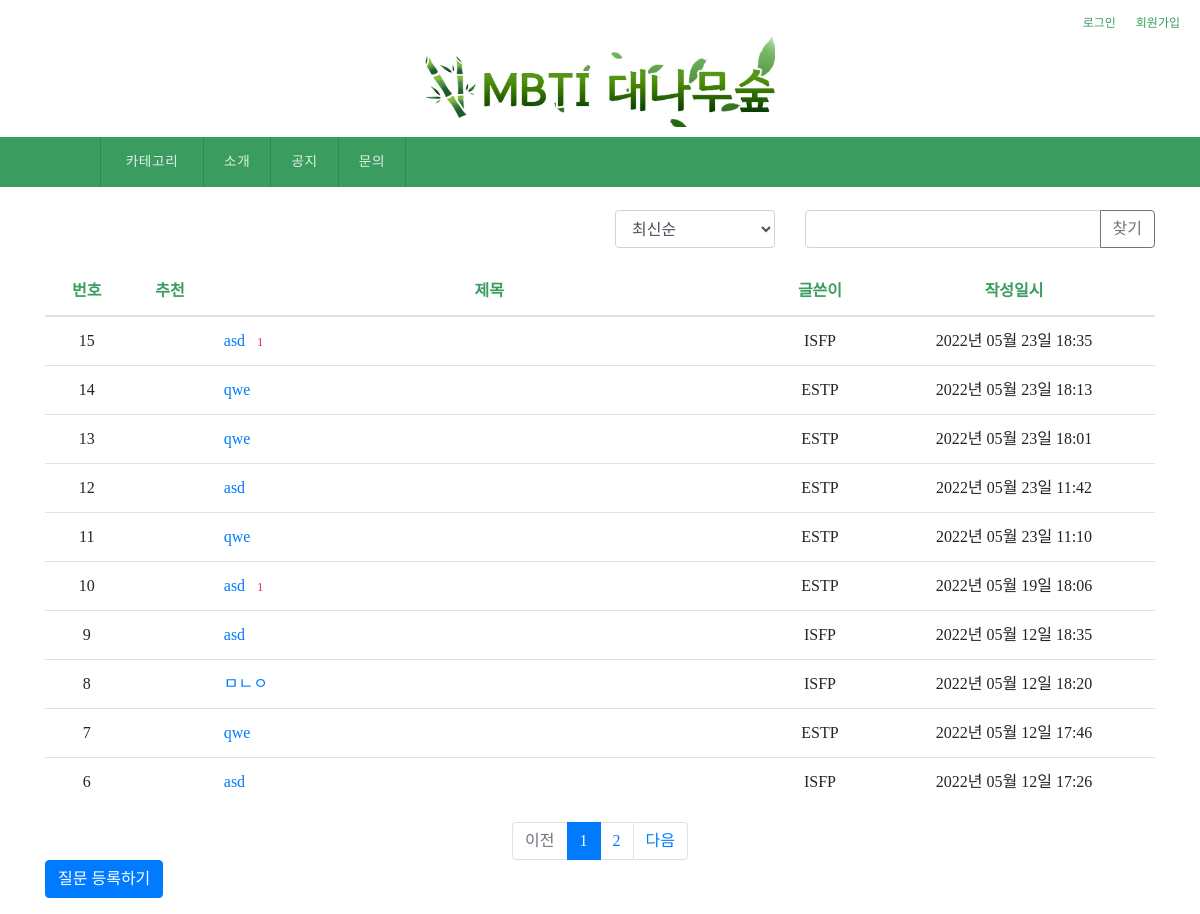
Page /question/list/ on the committed database.
### pybo/models.py (models this page shows)
class Question(db.Model):
    id = db.Column(db.Integer, primary_key=True)
    subject = db.Column(db.String(200),nullable=False)
    content = db.Column(db.Text(),nullable=False)
    create_date = db.Column(db.DateTime(),nullable=False)
    user_id = db.Column(db.Integer, db.ForeignKey(
        'user.id', ondelete='CASCADE'), nullable=False)
    user = db.relationship('User', backref=db.backref('question_set'))
    modify_date = db.Column(db.DateTime(), nullable=True)
    voter = db.relationship('User', secondary=question_voter,
                            backref=db.backref('question_voter_set'))

class User(db.Model):
    id = db.Column(db.Integer, primary_key=True)
    username = db.Column(db.String(150), unique=True, nullable=False)
    password = db.Column(db.String(200), nullable=False)
    email = db.Column(db.String(120), unique=True, nullable=False)
    mbti = db.Column(db.String(150), nullable=True)

### pybo/views/question_views.py (the view, shortened to what this page needs)
@bp.route('/list/')
def _list():
    page = request.args.get('page', type=int, default=1)
    kw = request.args.get('kw', type=str, default='')
    so = request.args.get('so', type=str, default='recent')
    if so == 'recommend':
        sub_query = db.session.query(question_voter.c.question_id, func.count('*').label('num_voter')) \
            .group_by(question_voter.c.question_id).subquery()
        question_list = Question.query \
            .outerjoin(sub_query, Question.id == sub_query.c.question_id) \
            .order_by(sub_query.c.num_voter.desc(), Question.create_date.desc())
    elif so == 'popular':
        sub_query = db.session.query(Answer.question_id, func.count('*').label('num_answer')) \
            .group_by(Answer.question_id).subquery()
        question_list = Question.query \
            .outerjoin(sub_query, Question.id == sub_query.c.question_id) \
            .order_by(sub_query.c.num_answer.desc(), Question.create_date.desc())
    else:  # recent
        question_list = Question.query.order_by(Question.create_date.desc())
    question_list = question_list.paginate(page, per_page=10)
    return render_template('question/question_list.html', question_list=question_list, page=page, kw=kw, so=so)

### pybo/filter.py (called while the page is built)
def format_datetime(value, fmt='%Y년 %m월 %d일 %H:%M'):
    return value.strftime(fmt)

### pybo/views/auth_views.py (called while the page is built)
@bp.before_app_request
def load_logged_in_user():
    user_id = session.get('user_id')
    if user_id is None:
        g.user = None
    else:
        g.user = User.query.get(user_id)

### pybo/templates/question/question_list.html (shortened to what this page needs)
{% extends 'base.html' %}
{% block content %}
<div class = "container my-3">
    <div class="row justify-content-end my-3">
        <div class="col-2">
            <select class="form-control so">
                <option value="recent" {% if so=='recent' %}selected{% endif %}>최신순</option>
            </select>
        </div>
        <div class="col-4 input-group">
            <input type="text" class="form-control kw" value="{{ kw or ''}}">
            <div class="input-group-append">
                <button class="btn btn-outline-secondary" type="button" id="btn_search">찾기</button>
            </div>
        </div>
    </div>
    <table class="table">
        <thead>
        <tr class ="text-center thead" id="listnav">
            <th>번호</th>
            <th>추천</th>
            <th style="width:50%">제목</th>
            <th>글쓴이</th>
            <th>작성일시</th>
        </tr>
        </thead>
        <tbody>
        {% if question_list %}
        {% for question in question_list.items %}
        <tr class="text-center">
            <td>{{ question_list.total - ((question_list.page-1)*question_list.per_page)-loop.index0 }}</td>
            <td>
            </td>
            <td class="text-left">
                <a href="{{ url_for('question.detail',question_id=question.id)}}">{{ question.subject }}</a>
                {% if question.answer_set|length>0 %}
                <span class = "text-danger small ml-2">{{question.answer_set|length}}
                {% endif %}
                </span>
            </td>
            <td>{{ question.user.mbti }}</td>
            <td>{{ question.create_date|datetime }}</td>
        </tr>
        {% endfor %}
        {% else %}
        <tr>
            <td colspan="3">질문이 없습니다.</td>
        </tr>
        {% endif %}
        </tbody>
    </table>
    <ul class="pagination justify-content-center">
        {% if question_list.has_prev %}
        <li class="page-item">
            <a class="page-link" data-page="?page={{question_list.prev_num }}">이전</a>
        </li>
        {% else %}
        <li class="page-item disabled">
            <a class="page-link" tabindex="-1" aria-disabled="true" href="#">이전</a>
        </li>
        {% endif %}
        {% for page_num in question_list.iter_pages() %}
            {% if page_num %}
                {% if page_num != question_list.page %}
                <li class="page-item">
                    <a class = "page-link" data-page="?page={{page_num}}">{{page_num}}</a>
                </li>
                {% else %}
                <li class="page-item active" aria-current="page">
                    <a class="page-link" href="#">{{page_num}}</a>
                </li>
                {% endif %}
            {% else %}
                <li class="disabled">
                    <a class="page-link" href="#">...</a>
                </li>
            {% endif %}
        {% endfor %}
        {% if question_list.has_next %}
        <li class="page-item">
            <a class="page-link" data-page="?page={{question_list.next_num}}">다음</a>
        </li>
        {% else %}
        <li class="page-item disabled">
            <a class="page-link" tabindex="-1" aria-disabled="true" href="#">다음</a>
        </li>
        {% endif %}
    </ul>
    <a href="{{url_for('question.create')}}" class="btn btn-primary">질문 등록하기</a>
</div>
{% endblock %}

### pybo/templates/base.html (shortened to what this page needs)
<!doctype html>
<html lang="ko">
<head>
    <link rel = "stylesheet" href="{{url_for('static', filename='bootstrap.min.css')}}">
    <link rel = "stylesheet" href="{{url_for('static', filename='style.css')}}">
</head>
<body>
{% include "navbar.html" %}
{% block content %}
{% endblock %}
</body>
</html>

### pybo/templates/navbar.html (shortened to what this page needs)
<div class="box" style="display:inline-block;">
    {% if g.user %}
    <ur class="nav-container2">
        <li class="nav-item2"><a href="{{ url_for('auth.logout') }}">{{ g.user.username }}(로그아웃)</a></li>
    </ur>
        {% else %}
        <ur class="nav-container2">
            <li class="nav-item2"><a href="{{ url_for('auth.signup') }}">회원가입</a></li>
            <li class="nav-item2"><a href="{{ url_for('auth.login') }}">로그인</a></li>
        </ur>
        {% endif %}
</div>
<a href="{{url_for('main.index')}}"><div class = "main-image"></div></a>
<div class="box" id="box321"style="text-align: center; display: inline-block;">
        <header>
            <div class="header">
                            <nav role="navigation">
                                <ul id="main-menu">
                                  <li><a href="#" class="category">카테고리</a>
                                  </li>
                                  <li><a href="{{url_for('main.introduce')}}">소개</a></li>
                                  <li><a href="#">공지</a></li>
                                  <li><a href="#">문의</a></li>
                                </ul>
                            </nav>
            </div>
        </header>
</div>

### pybo/static/style.css (style rules this page uses)
#box321 { position: sticky; top: 0; z-index:1; }
.main-image { background-image:url('웹플9조_대나무숲_타이틀JPG.jpg'); width:350px; height:90px; background-size:100%; background-position:center; margin:0px auto 10px auto; background-repeat:no-repeat; }
#listnav { background-color: white; color:#3A9D5F; border-top: solid white; border-bottom : 2.1px solid #3A9D5F; }
* { font-family:SCDream4; margin:0; padding:0; }
body { margin: 0 auto; width: 100%; }
.box { width :100%; height: auto; margin: 0; padding: 0; background-color: white; margin-bottom: -4px; }
.nav-container2 { margin: 0; padding: 0; list-style-type: none; }
.nav-item2 { padding: 10px 20px 0 0; cursor: pointer; float: right; }
.nav-item2 a { text-align: center; text-decoration: none; font-size: 12px; color:#3A9D5F; }
.header { width: 100%; margin: 0; background-color: #3A9D5F }
nav { width: 1000px; display: flex; justify-content: left; position: relative; background-color: #3A9D5F; margin: 0 auto; padding: 0; }
ul, li { margin: 0; padding: 0; list-style: none; }
#main-menu > li { float: left; position: relative; }
#main-menu > li > a { font-size: 0.85rem; color: rgba(255,255,255,0.85); text-align: center; text-decoration: none; letter-spacing: 0.05em; display: block; padding: 15px 20px; border-right: 1px solid rgba(0,0,0,0.15); }
#main-menu > li:nth-child(1) > a { border-left: 1px solid rgba(0,0,0,0.15); }
.category { width:104px; }

### rows in the picture
Question: total "15", subject "asd", answer_set|length "1", user.mbti "ISFP", create_date "2022년 05월 23일 18:35"
Question: total "14", subject "qwe", user.mbti "ESTP", create_date "2022년 05월 23일 18:13"
Question: total "13", subject "qwe", user.mbti "ESTP", create_date "2022년 05월 23일 18:01"
Question: total "12", subject "asd", user.mbti "ESTP", create_date "2022년 05월 23일 11:42"
Question: total "11", subject "qwe", user.mbti "ESTP", create_date "2022년 05월 23일 11:10"
Question: total "10", subject "asd", answer_set|length "1", user.mbti "ESTP", create_date "2022년 05월 19일 18:06"
Question: total "9", subject "asd", user.mbti "ISFP", create_date "2022년 05월 12일 18:35"
Question: total "8", subject "ㅁㄴㅇ", user.mbti "ISFP", create_date "2022년 05월 12일 18:20"
Question: total "7", subject "qwe", user.mbti "ESTP", create_date "2022년 05월 12일 17:46"
Question: total "6", subject "asd", user.mbti "ISFP", create_date "2022년 05월 12일 17:26"

### other values in the picture
{{ page_num }} "1"
{{ page_num }} "2"
